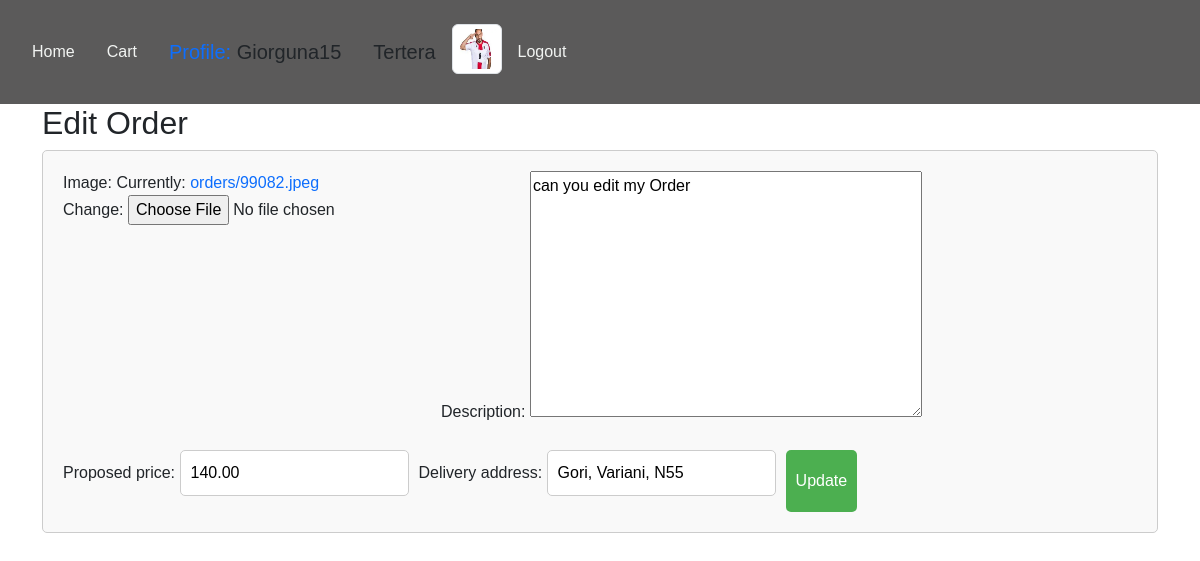
The app's page /edit_order/7/ (signed in) with its own data.
### userprofile/models.py (models this page shows, shortened)
class Profile(models.Model):
    user = models.OneToOneField(User, on_delete=models.CASCADE)
    avatar = models.ImageField(default='default.jpg', upload_to='profile_pics')

class Order(models.Model):
    user = models.ForeignKey(User, on_delete=models.CASCADE)
    image = models.ImageField(upload_to='orders/')
    description = models.TextField()
    proposed_price = models.DecimalField(max_digits=10, decimal_places=2)
    delivery_address = models.CharField(max_length=255)
    created_at = models.DateTimeField(auto_now_add=True)
    updated_at = models.DateTimeField(auto_now=True)

### shop/views.py (the view)
# urls.py: path('edit_order/<int:order_id>/', views.edit_order, name='edit_order'),
@login_required
def edit_order(request, order_id):
    order = get_object_or_404(Order, id=order_id, user=request.user)
    if request.method == 'POST':
        form = OrderForm(request.POST, request.FILES, instance=order)
        if form.is_valid():
            form.save()
            return redirect('cart')
    else:
        form = OrderForm(instance=order)
    return render(request, 'userprofile/edit_order.html', {'form': form})

### userprofile/forms.py
class OrderForm(forms.ModelForm):
    class Meta:
        model = Order
        fields = ['image', 'description', 'proposed_price', 'delivery_address']

### userprofile/templates/userprofile/edit_order.html (shortened to what this page needs)
{% extends "shop/base.html" %}
{% block content %}
<h2>Edit Order</h2>
<form method="POST" enctype="multipart/form-data">
    {{ form.as_p }}
    <button type="submit">Update</button>
</form>
{% endblock %}

### shop/templates/shop/base.html (shortened to what this page needs)
{% load static %}
<!DOCTYPE html>
<html lang="en">
<head>
    <link href="https://cdn.jsdelivr.net/npm/bootstrap@5.3.3/dist/css/bootstrap.min.css" rel="stylesheet">
    <link rel="stylesheet" href="{% static 'css/styles.css' %}">
</head>
<body>
    <nav class="navbar navbar-dark">
        <ul class="nav nav-pills"  style='margin: 1rem'>
            <li class="active"  style='margin: 1rem'>
                <a href="{% url 'home' %}">Home</a>
            </li>
            {% if user.is_authenticated %}
                <li  style='margin: 1rem'><a href="{% url 'cart' %}">Cart</a></li>
                <h5 style='margin: 1rem'><a href="{% url 'profile_view' %}">Profile: </a> {{ user.first_name }}</h5>
                <h5 style='margin: 1rem'><strong></strong> {{ user.last_name }}</h5>
                <img src="{{ user.profile.avatar.url }}" alt="{{ user.username }}'s avatar" class="img-thumbnail" style="width: 50px; height: 50px;">
                <li  style='margin: 1rem'><a href="{% url 'logout' %}">Logout</a></li>
            {% else %}
                <li  style='margin: 1rem'><a href="{% url 'register' %}">Register</a></li>
                <li  style='margin: 1rem'><a href="{% url 'login' %}">Login</a></li>
            {% endif %}
        </ul>
    </nav>
    <div class="container">
        {% block content %}
        {% endblock %}
    </div>
</body>
</html>

### static/css/styles.css (style rules this page uses)
body { font-family: Arial, sans-serif; }
form { display: flex; flex-wrap: wrap; gap: 10px; padding: 20px; border: 1px solid #ccc; border-radius: 5px; background-color: #f9f9f9; }
input[type="text"], input[type="number"], select, button { padding: 10px; font-size: 16px; border: 1px solid #ccc; border-radius: 5px; }
button { background-color: #4CAF50; color: white; border: none; cursor: pointer; }
a { text-decoration: none; }
.navbar { background-color: #323030cb; }
ul li a { color: #f2f4f2; }

### records on screen
Order: description "can you edit my Order", proposed_price "140.00", delivery_address "Gori, Variani, N55"

### other values on screen
{{ user.first_name }} "Giorguna15"
{{ user.last_name }} "Tertera"
